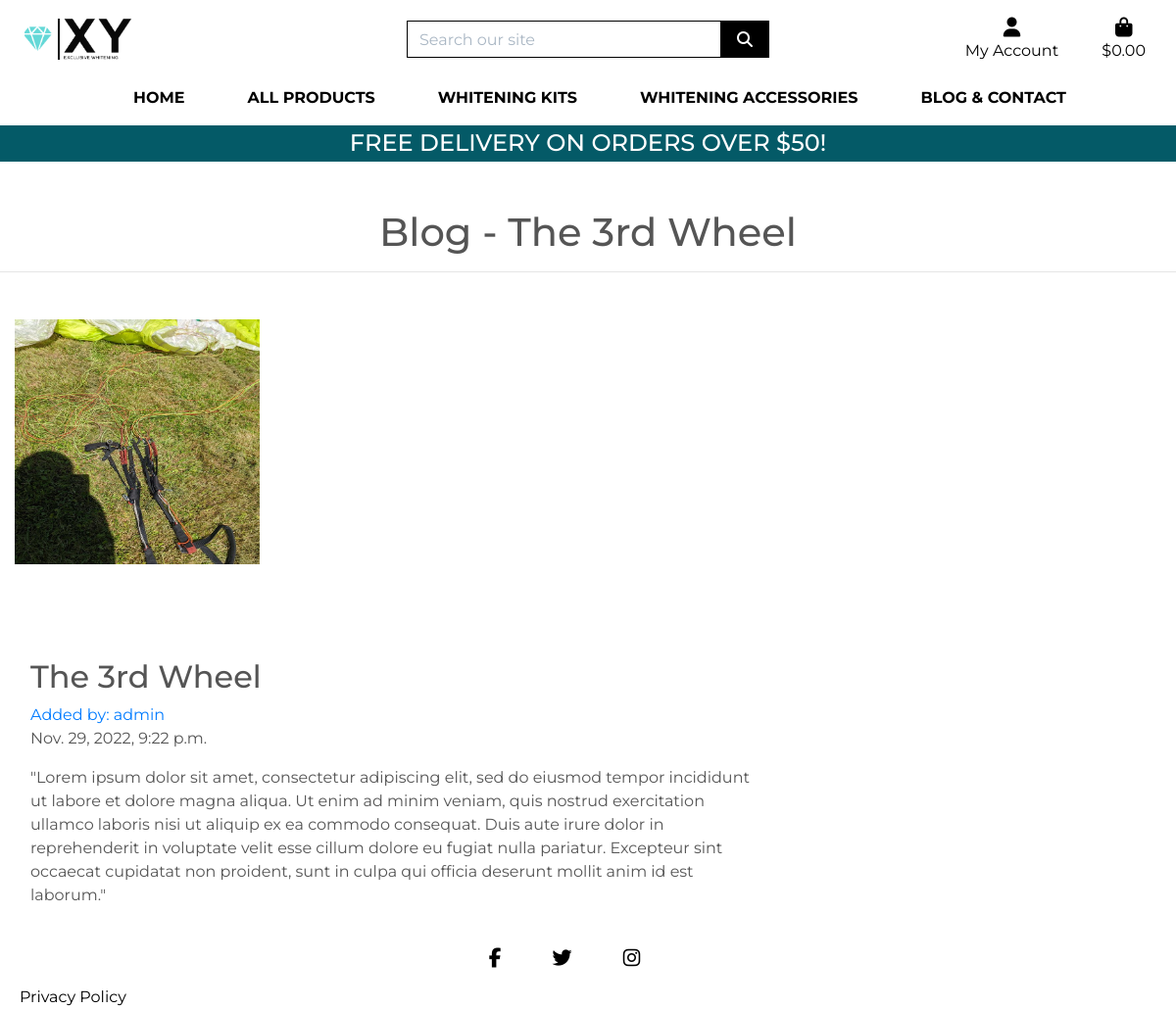
The page /blog/post/3rd-wheel/ on the database its author committed.
### blog/models.py (models this page shows, shortened)
class Post(models.Model):
    title = models.CharField(max_length=100)
    slug = models.SlugField()
    overview = models.TextField()
    timestamp = models.DateTimeField(auto_now_add=True)
    content = models.TextField()
    author = models.ForeignKey(Author, on_delete=models.CASCADE)
    thumbnail = models.ImageField()
    categories = models.ManyToManyField(Category)
    featured = models.BooleanField()

class Author(models.Model):
    user = models.OneToOneField(User, on_delete=models.CASCADE)
    profile_picture = models.ImageField()
    def __str__(self):
        return self.user.username

### blog/views.py (the view)
# urls.py: path('post/<slug>/', post, name = 'post'),
def post(request,slug):
    post = Post.objects.get(slug=slug)
    context = {
        'post': post,
    }
    return render(request, 'post_detail.html', context)

### bag/contexts.py (called while the page is built, shortened)
def bag_contents(request):
    bag_items = []
    total = 0
    product_count = 0
    bag = request.session.get('bag', {})
    if total < settings.FREE_DELIVERY_THRESHOLD:
        delivery = total * Decimal(settings.STANDARD_DELIVERY_PERCENTAGE / 100)
        free_delivery_delta = settings.FREE_DELIVERY_THRESHOLD - total
    else:
        delivery = 0
        free_delivery_delta = 0
    grand_total = delivery + total
    context = {
        'bag_items': bag_items,
        'total': total,
        'product_count': product_count,
        'delivery': delivery,
        'free_delivery_delta': free_delivery_delta,
        'free_delivery_threshold': settings.FREE_DELIVERY_THRESHOLD,
        'grand_total': grand_total,
    }
    return context

### exclusive_whitening/context_processors.py (called while the page is built)
def media(request):
    return {'MEDIA_URL': settings.MEDIA_URL}

### blog/templates/post_detail.html (shortened to what this page needs)
{% extends 'base.html' %}
{% block content %}
<div class="flex flex-wrap w-full mb-20">
    <div class="lg:w-1/2 w-full mb-5 lg:mb-0 mt-5">
        <h1 class="sm:text-3xl text-2xl font-medium title-font mb-2 text-gray-900 text-center">
            Blog - {{ post.title }} </h1>
        <hr>
    </div>
</div>
<div class="col-lg-4 mt-5">
    <img width="250vw" height="250vh" object-fit="cover" src="{{ MEDIA_URL }}{{ post.thumbnail }}"
        alt="An image related to the blog post titled: {{ post.title }}">
</div>
<div class="row ml-3 mr-3 mb-3">
    <div class="col-lg-8 blog-post mt-5">
        <h2 class="blog-post-title mt-5 mb-2">{{ post.title }}</h2>
        <a class='mb-2' href="#">Added by: {{ post.author }}</a>
        <p class="blog-post-meta ">{{ post.timestamp }}</p>
        <p>{{ post.content }}</p>
    </div>
</div>
{% endblock %}

### static/css/base.css (style rules this page uses)
html { height: 100%; }
body { color: #555; font-family: 'Montserrat', sans-serif; }

### rows shown on the page
Post: title "The 3rd Wheel", thumbnail (picture), author "admin", timestamp "Nov. 29, 2022, 9:22 p.m.", content "\"Lorem ipsum dolor sit amet, consectetur adipiscing elit, sed do eiusmod tempor incididunt ut labore et dolore magna aliqua. Ut enim ad minim veniam, quis nostrud exercitation ullamco laboris nisi ut aliquip ex ea commodo consequat. Duis aute irure dolor in reprehenderit in voluptate velit esse cillum dolore eu fugiat nulla pariatur. Excepteur sint occaecat cupidatat non proident, sunt in culpa qui officia deserunt mollit anim id est laborum.\""

### other values the page prints
{{ free_delivery_threshold }} "50"
